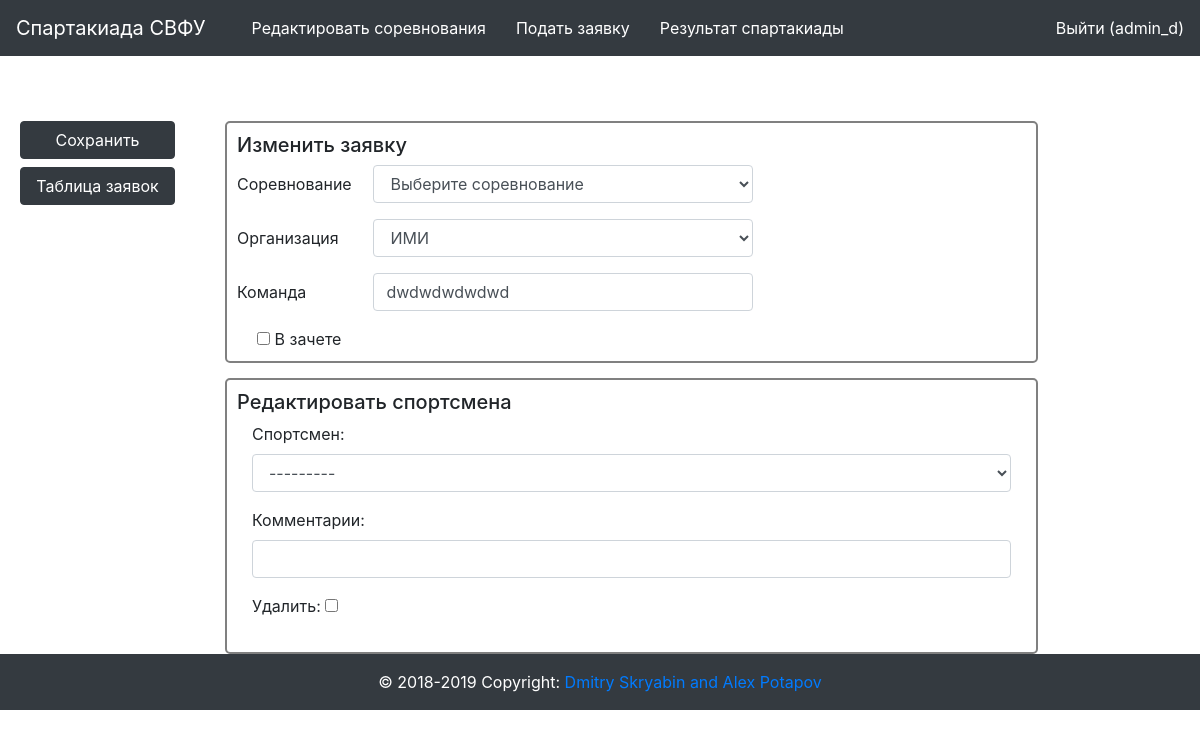
The page /CM/teamtable/6/change/ (signed in) on the database as committed earlier.
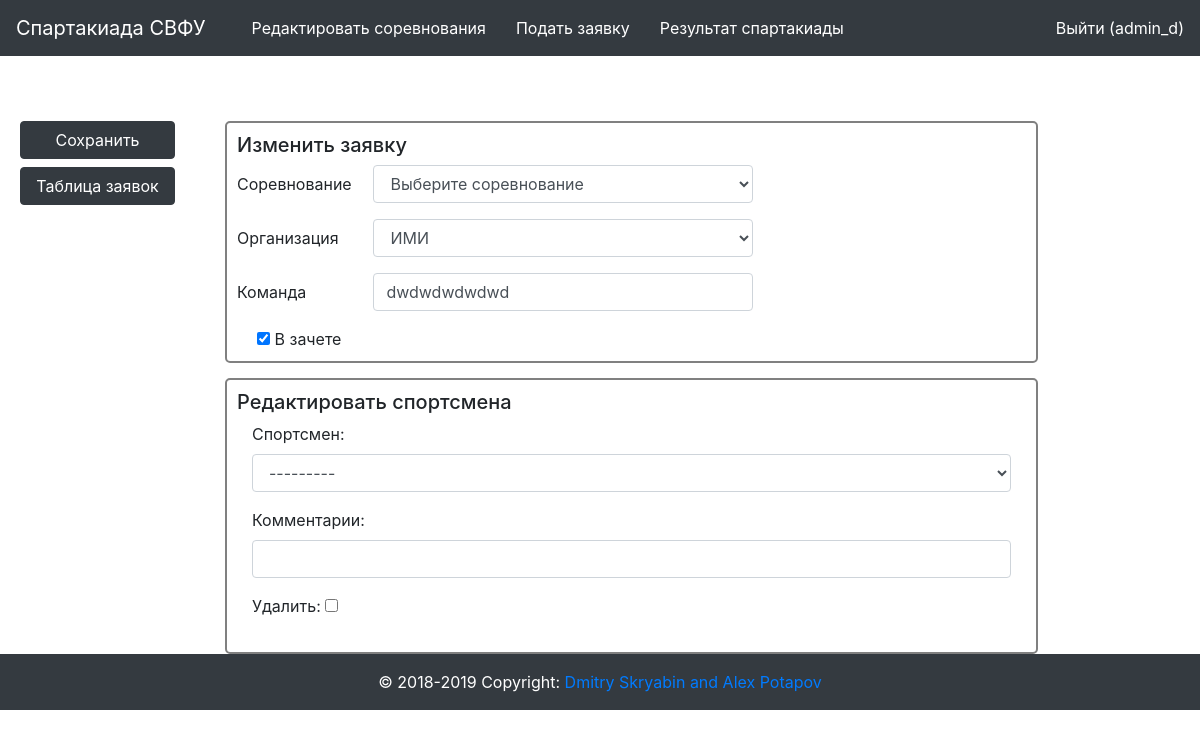
The same page on the database as committed later.
### sport/models.py (models this page shows, shortened)
class Team(models.Model):
    competition = models.ForeignKey(Competition, verbose_name="Соревнование", db_index=True, on_delete=models.CASCADE)
    organization = models.ForeignKey(Department, verbose_name="Организация", db_index=True, on_delete=models.CASCADE)
    name = models.CharField(max_length=100, verbose_name= "Название команды", db_index=True)
    not_resultable = models.BooleanField(verbose_name='В зачете', default=False)
    approved = models.BooleanField(verbose_name="Утвержден", default=False)

### sport/views.py (the view, shortened to what this page needs)
# urls.py: path('teamtable/<int:id>/change/', views.form_change_view, name="form-change-view"),
@login_required()
@permission_required("sport.delete_team")
def form_change_view(request, id):
    team_instance = Team.objects.get(pk = id)
    change_mamber = modelformset_factory(TeamMember, TeamMember_Form, can_delete = True, extra = 1)
    formset = change_mamber(queryset = TeamMember.objects.filter(team__id=id))
    return render(request, 'sport/change.html', {'form': TeamForm(instance = team_instance), 'formset': formset})

### sport/forms.py
class TeamForm(forms.ModelForm):
    competition = forms.ModelChoiceField(queryset=Competition.objects.filter(date__gte=datetime.date.today()).order_by('date'), empty_label='Выберите соревнование',
        widget = forms.Select(attrs = {'id':'sport', 'class':'form-control', 'aria-describedby':'sportHelp', 'placeholder':'Выберите соревнование', 'name' : 'sport'}))
    organization = forms.ModelChoiceField(queryset=Department.objects.all(), empty_label='Выберете УЧП',
        widget = forms.Select(attrs = {'id':'organzation', 'class':'form-control', 'aria-describedby':'orgHelp', 'placeholder':'Введите организацию', 'name' : 'org'}))
    name = forms.CharField(widget=forms.TextInput(attrs = {'id':'team', 'class':'form-control', 'aria-describedby':'teamHelp', 'placeholder':'Введите название комманды', 'name' : 'team'}))
    class Meta:
        model = Team
        fields = [
            'competition',
            'organization',
            'name',
            'not_resultable'
        ]

### sport/models.py (called while the page is built)
    def __str__(self):
        return self.name

    def __str__(self):
        return self.sport.name + '(' + str(self.date) + ')'

    def __str__(self):
        return self.fio

### sport/template/sport/change.html (shortened to what this page needs)
{% extends "sport/index.html" %}
{% block form_change %}
        <form method="POST" action="">{% csrf_token %}
        <div class="row">
            <div class="col-md-2 padd-top padd-left" >
                <div class="form-group">
                    <button type="submit" name="button" value="save" class="btn btn-block btn-dark" style="margin-top: 15px;">Сохранить</button>
                    <a href="http://localhost:8000/CM/teamtable/" class="btn btn-block btn-dark" value="Таблица заявок" role="button">Таблица заявок</a>
                </div>
            </div>
            <div class="col-md-10 padd-top padd-left">
                <div class="col-md-10 padd-top padd-left" style="border: 2px solid grey; border-radius: 5px; padding: 10px; margin-top: 15px;">
                <h5>Изменить заявку</h5>
                 <div class="form-group row">
                    <label class="col-sm-2 col-form-label">Соревнование</label>
                    <div class="col-sm-6">
                        {{ form.competition }}
                    </div>
                </div>
                <div class="form-group row">
                    <label class="col-sm-2 col-form-label">Организация</label>
                    <div class="col-sm-6">
                        {{ form.organization }}
                    </div>
                </div>
                <div class="form-group row">
                    <label class="col-sm-2 col-form-label">Команда</label>
                    <div class="col-sm-6">
                        {{form.name }}
                    </div>
                </div>
                <div class="form-check">
                    {{ form.not_resultable }}
                    <label class="form-check-label">В зачете</label>
                </div>
            </div>
            <div class="col-md-10" style="border: 2px solid grey; border-radius: 5px; padding: 10px; margin-top: 15px;">
                {% include 'sport/membChange.html' %}
            </div>
        </div>
        </div>
        </form>
{% endblock %}

Rows that differ between the two databases and show on the page:
changed Team "Выберите соревнование": not_resultable "☐" → "☑"
